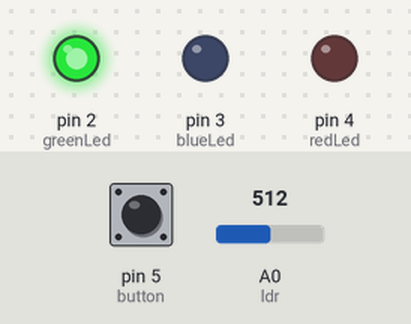
The sketch below on a simulated Arduino Uno, built with avr-gcc and run on an emulated ATmega328P. On the bench: output pins drawn as LEDs (lit = HIGH). Inputs (shaded band) come from the test bench; at power-on: A0 (ldr) = 512, pin 5 (button) HIGH.

Above: at 1.2 s.
1.3 s: A0 (ldr) set to 106
2.8 s: A0 (ldr) set to 94
At 3.2 s:
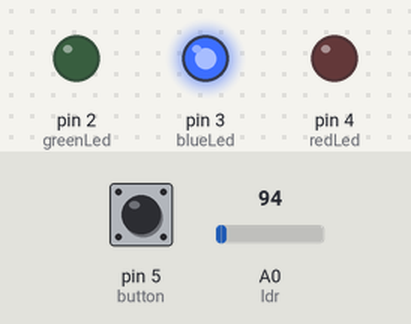
4.3 s: pin 5 (button) pulled LOW for 0.15 s
At 5.5 s:
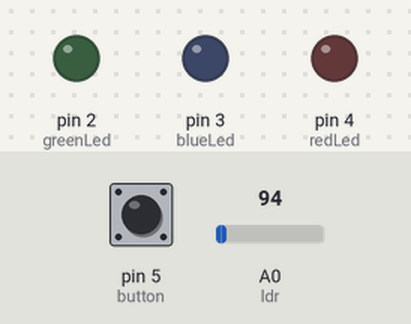
5.9 s: pin 5 (button) pulled LOW for 1 s
At 6.7 s:
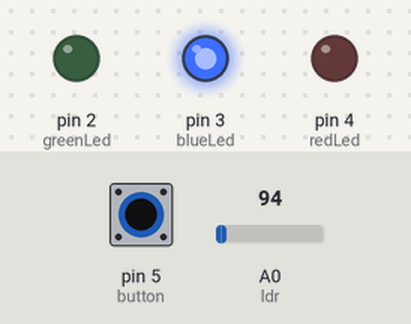
8.4 s: A0 (ldr) set to 54
9.9 s: A0 (ldr) set to 46
At 11.0 s:
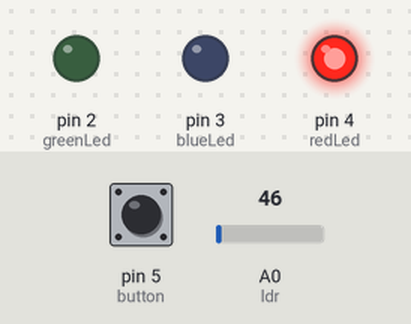
Timing chart, 0 to 12.4 s (numbered marks = the images above; inputs shaded):
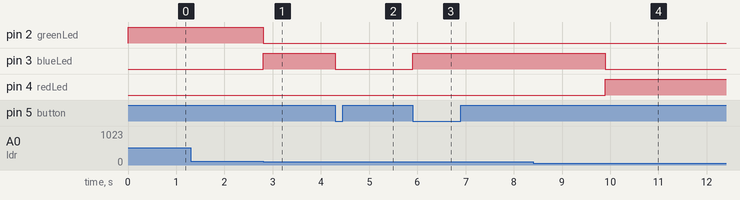

Measured:
- the behaviour switches between 101 and 100 on A0 (ldr) (found by bisection; images 0 and 1)
- the behaviour switches between 51 and 50 on A0 (ldr) (found by bisection; images 3 and 4)
- after the input at 1.3 s, every drawn part: stays the same
- after the input at 2.8 s, pin 2 (greenLed): HIGH → LOW at once; pin 3 (blueLed): LOW → HIGH at once
- after the input at 4.3 s, pin 3 (blueLed): HIGH → LOW at once
- after the input at 5.9 s, pin 3 (blueLed): LOW → HIGH at once
- after the input at 8.4 s, every drawn part: stays the same
- after the input at 9.9 s, pin 3 (blueLed): HIGH → LOW at once; pin 4 (redLed): LOW → HIGH at once

The sketch:

nightLightWithButton.ino
```cpp
#define ldr A0
#define greenLed 2
#define blueLed 3
#define redLed 4
#define button 5

int lightValue, buttonValue, systemValue = 1, lastButtonState = LOW, currentButtonState;

void setup() {
  pinMode(greenLed, OUTPUT);
  pinMode(blueLed, OUTPUT);
  pinMode(redLed, OUTPUT);
  pinMode(button, INPUT);
}

void loop() {
  lightValue = analogRead(ldr);
  currentButtonState = digitalRead(button);

  if (currentButtonState == LOW && lastButtonState == HIGH) {
    systemValue = !systemValue;
  }

  lastButtonState = currentButtonState;

  if (systemValue) {
    if (lightValue > 100) {
      digitalWrite(greenLed, HIGH);
      digitalWrite(blueLed, LOW);
      digitalWrite(redLed, LOW);
    } else if (lightValue > 50) {
      digitalWrite(greenLed, LOW);
      digitalWrite(blueLed, HIGH);
      digitalWrite(redLed, LOW);
    } else {
      digitalWrite(greenLed, LOW);
      digitalWrite(blueLed, LOW);
      digitalWrite(redLed, HIGH);
    }
  } else {
    digitalWrite(greenLed, LOW);
    digitalWrite(blueLed, LOW);
    digitalWrite(redLed, LOW);
  }
}
```
